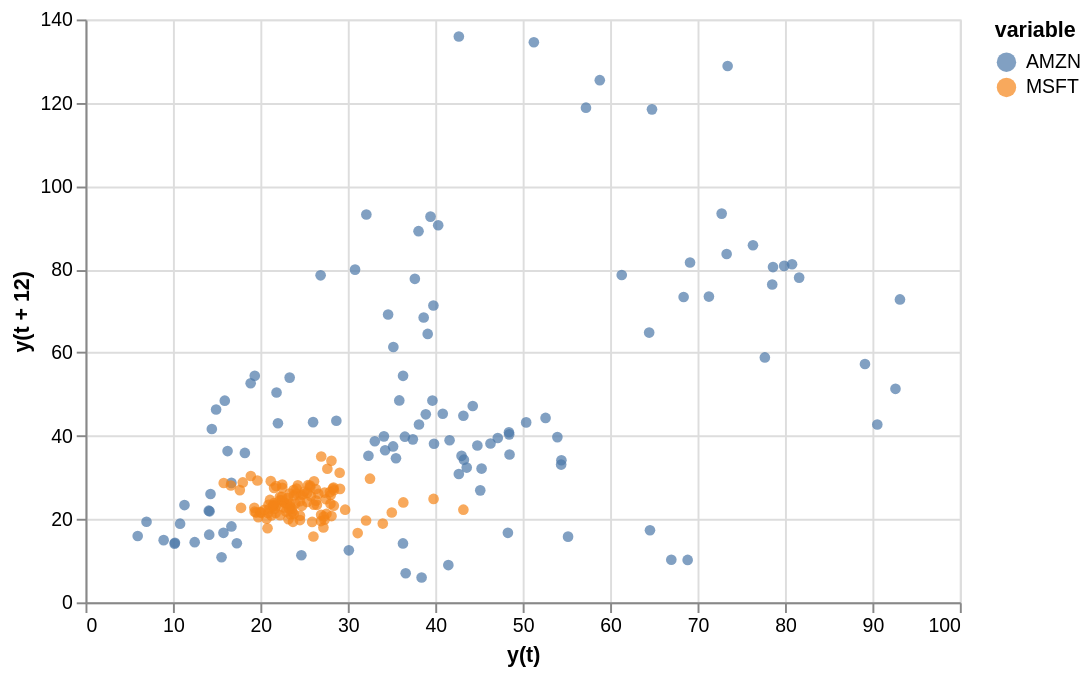

Here is the Vega-Lite specification saved for this chart:
### Vega-Lite specification from a JSON file in a GitHub repository (floating-point values rounded to 4 significant figures; data arrays with more than 128 entries replaced by an {"elided": "..."} marker saying what was removed)
{"mark": "circle", "encoding": {"x": {"field": "y(t)", "type": "quantitative"}, "y": {"field": "y(t + 12)", "type": "quantitative"}, "color": {"field": "variable", "type": "nominal"}}, "$schema": "https://vega.github.io/schema/vega-lite/v2.json", "width": 450, "height": 300, "selection": {"grid": {"type": "interval", "bind": "scales"}}, "data": {"values": {"elided": "222 records"}}}
